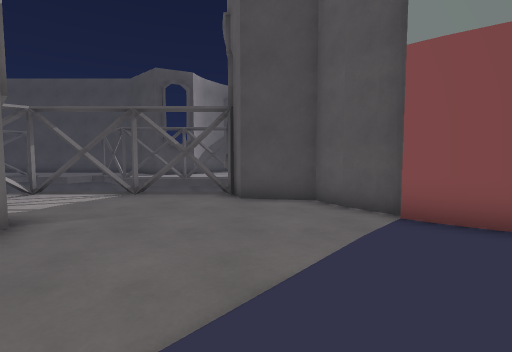
view 1 (above)

12 first-person views from a walk through a Godot game level. The camera is 1.2 m above the floor, tilts 4° down and sees 85° across. The floor is counted in squares, 1 m on a side. Each view is taken from the middle of a square. On the plan, view 1 faces up. The plan holds only what a view shows up to about 13 squares ahead; the rest is blank. The place goes on beyond the plan. Some surface patterns are stand-ins.

view 2
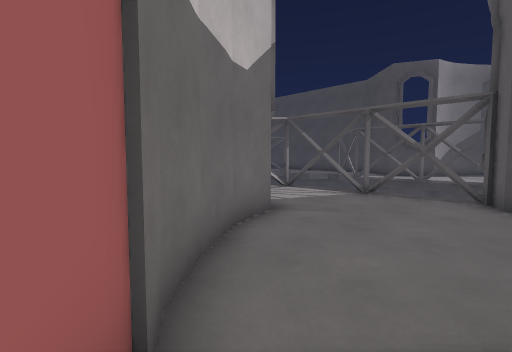

view 3
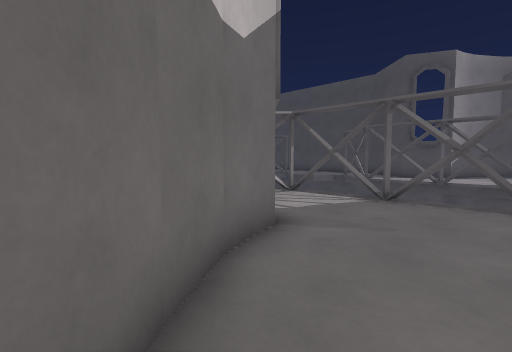

view 4
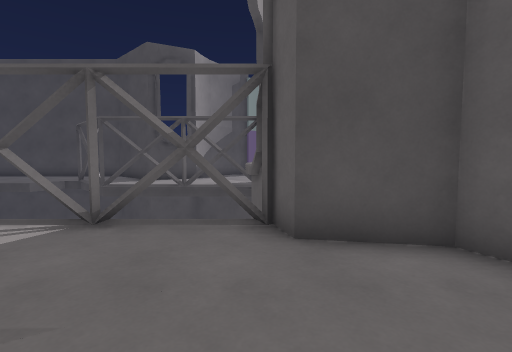

view 5
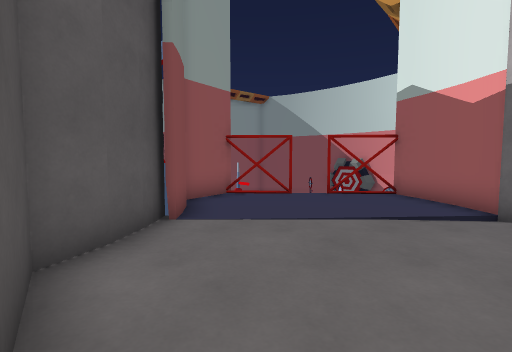

view 6
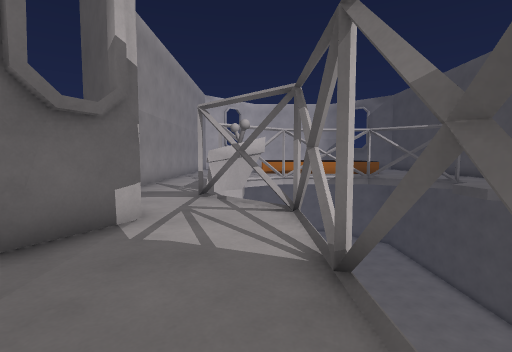

view 7
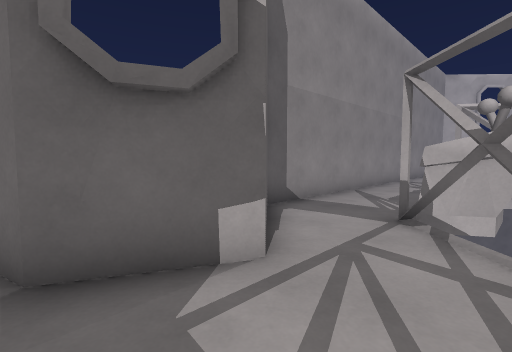

view 8
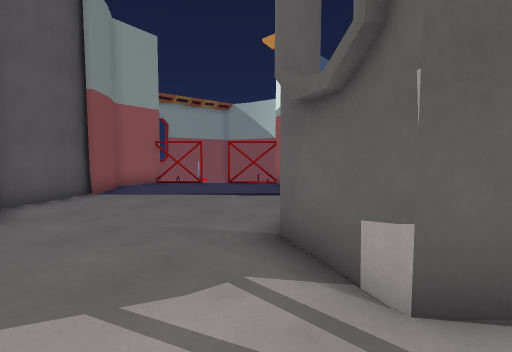

view 9
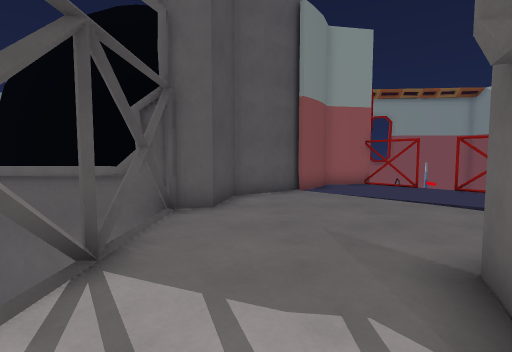

view 10
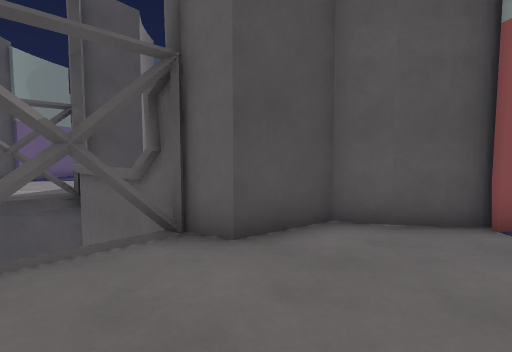

view 11
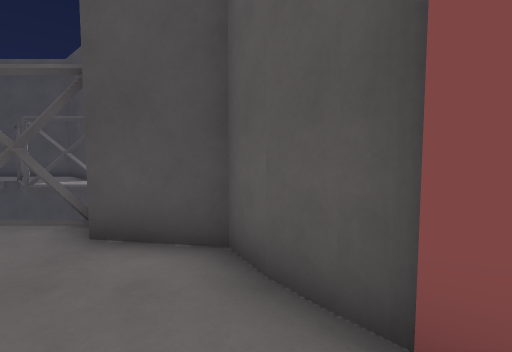

view 12
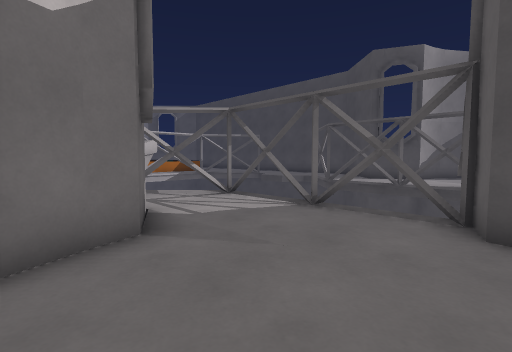

### Floor plan
Points are (right, up) in squares from view 1. A wall is a line through its corners. A room is listed if a view was taken in it or the views show most of it. See-through windows are left out.
Room 1 (views 1, 2, 3, 4, 5, 6, 7, 8, 9, 10, 11, 12)
walls: (-2.9, 2) (-2, 0.9); (-3.7, 3.2) (-2.8, 1.8); (-4.1, 4) (-3.7, 3.1); (-2, 1) (-1.4, 0.6); (-1.6, 0.6) (-0.6, -0.3); (-0.8, -0.1) (0.9, -1.4); (2.1, 6.7) (1.6, 7.6) (-0.4, 8) (-1.1, 10.3); (3.3, 5.3) (2, 6.7); (-1.8, 8.7) (-1.9, 8.8); (3.9, 4.4) (2.8, 5.4); (0.2, -0.9) (0.8, -1.2); (-1.8, 9.1) (-2.3, 8.7); (-2.6, 9) (-3.1, 8.7); (-1.9, 9.2) (-2.5, 8.8) (-2.9, 9); (-6.4, 5.8) (-4.2, 4.7) (-4, 3.9); (-4.6, 8.7) (-5.3, 9.1) (-5.9, 8.7); (-4.7, 9) (-5.1, 8.8) (-5.7, 9.1); (5.1, 2.2) (4.7, 4.1) (3.8, 4.5); (-5.1, 9) (-5.7, 8.6); (-5.5, 8.7) (-6.1, 9.1); (-8, 8.1) (-8.2, 7.5); (-8.1, 8.2) (-8.2, 7.5)
low walls: (-1.5, 8.7) (-1.8, 8.9); (-1.3, 9) (-1.6, 8.8); (-0.9, 9.1) (-1.3, 8.8) (-1.6, 9); (-2.9, 9) (-3.5, 8.7); (-5.7, 9.1) (-6, 8.8) (-6.2, 9) (-6.5, 8.7); (-7.5, 8.5) (-7.8, 7.8); (-7.8, 8.5) (-7.9, 7.8)
ways out: opening at (-7.3, 7.3); opening at (-4, 9); gap at (-5.5, 9); gap at (-2.5, 9)

Where each view was taken, in squares from view 1:
view 1: 0 up, 0 right, facing up
view 2: 0 up, 0 right, facing up-left
view 3: 1 up, 1 left, facing up-left
view 4: 4 up, 1 left, facing up
view 5: 8 up, 2 left, facing down-right
view 6: 8 up, 1 left, facing left
view 7: 8 up, 4 left, facing down-left
view 8: 8 up, 7 left, facing down-right
view 9: 7 up, 7 left, facing right
view 10: 5 up, 3 left, facing up-right
view 11: 4 up, 2 right, facing up
view 12: 3 up, 0 right, facing up-left
